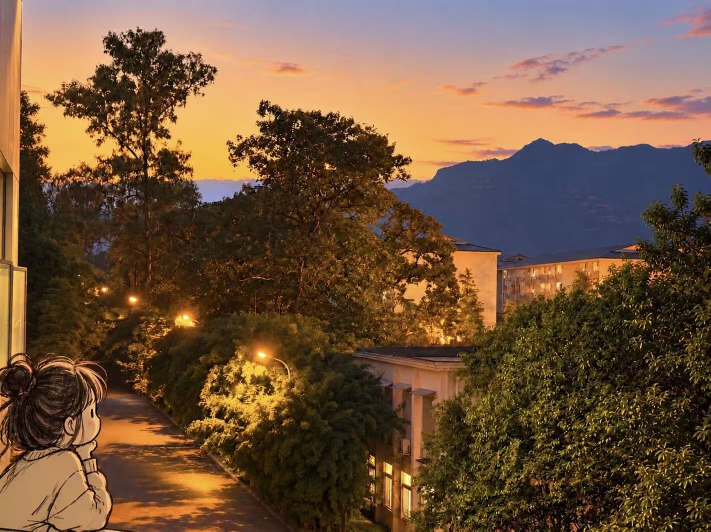
#> input picture images/input.jpg, 1421 x 1063 px (shown at 1/2 size)
$ python main.py
#> lines starting #> are read from the running program, lines starting #| are printed output that depends on the picture
"""新生计算机入门实践：一个简单的图片处理程序。"""

from __future__ import annotations

import argparse
from pathlib import Path

import numpy as np
from PIL import Image, ImageFilter, ImageOps, ImageDraw


def create_demo_image(path: Path) -> None:
    """没有输入图片时生成一张简单的示例图片。"""
    image = Image.new("RGB", (640, 400), (235, 242, 250))
    draw = ImageDraw.Draw(image)
    draw.rectangle((80, 80, 560, 320), fill=(79, 129, 189), outline=(30, 60, 100), width=5)
    draw.ellipse((220, 120, 420, 280), fill=(244, 180, 80), outline=(120, 70, 20), width=5)
    draw.text((238, 185), "Hello GitHub", fill=(40, 40, 40))
    path.parent.mkdir(parents=True, exist_ok=True)
    image.save(path)


def apply_filter(image: Image.Image, mode: str) -> Image.Image:
    if mode == "gray":
        return ImageOps.grayscale(image).convert("RGB")
    if mode == "blur":
        return image.filter(ImageFilter.GaussianBlur(radius=4))
    if mode == "brighten":
        pixels = np.asarray(image, dtype=np.float32)
        pixels = np.clip(pixels * 1.35, 0, 255).astype(np.uint8)
        return Image.fromarray(pixels)
    raise ValueError(f"不支持的处理模式：{mode}")


def main() -> None:
    parser = argparse.ArgumentParser(description="对图片进行简单处理")
    parser.add_argument("--input", default="images/input.jpg", help="输入图片路径")
    parser.add_argument("--output", default="images/output.jpg", help="输出图片路径")
    parser.add_argument(
        "--mode",
        choices=("gray", "blur", "brighten"),
        default="gray",
        help="处理模式",
    )
    args = parser.parse_args()

    input_path = Path(args.input)
    output_path = Path(args.output)
    if not input_path.exists():
        print(f"未找到输入图片，正在生成示例图片：{input_path}")
        create_demo_image(input_path)

    with Image.open(input_path) as image:
#> image is the input picture: PIL image 1421x1063 RGB; mean R, G, B 113, 84.8, 61.5
        result = apply_filter(image.convert("RGB"), args.mode)
#> in apply_filter, `return ImageOps.grayscale(image).convert("RGB")`:
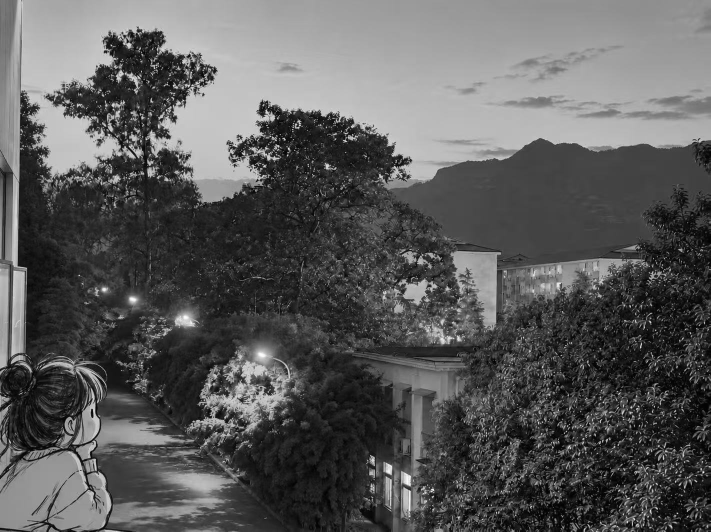
#> returned value: PIL image 1421x1063 RGB (shown at 1/2 size); min 0, max 253, mean 90.6
        output_path.parent.mkdir(parents=True, exist_ok=True)
        result.save(output_path)

    print(f"处理完成：{output_path}")


if __name__ == "__main__":
    main()
